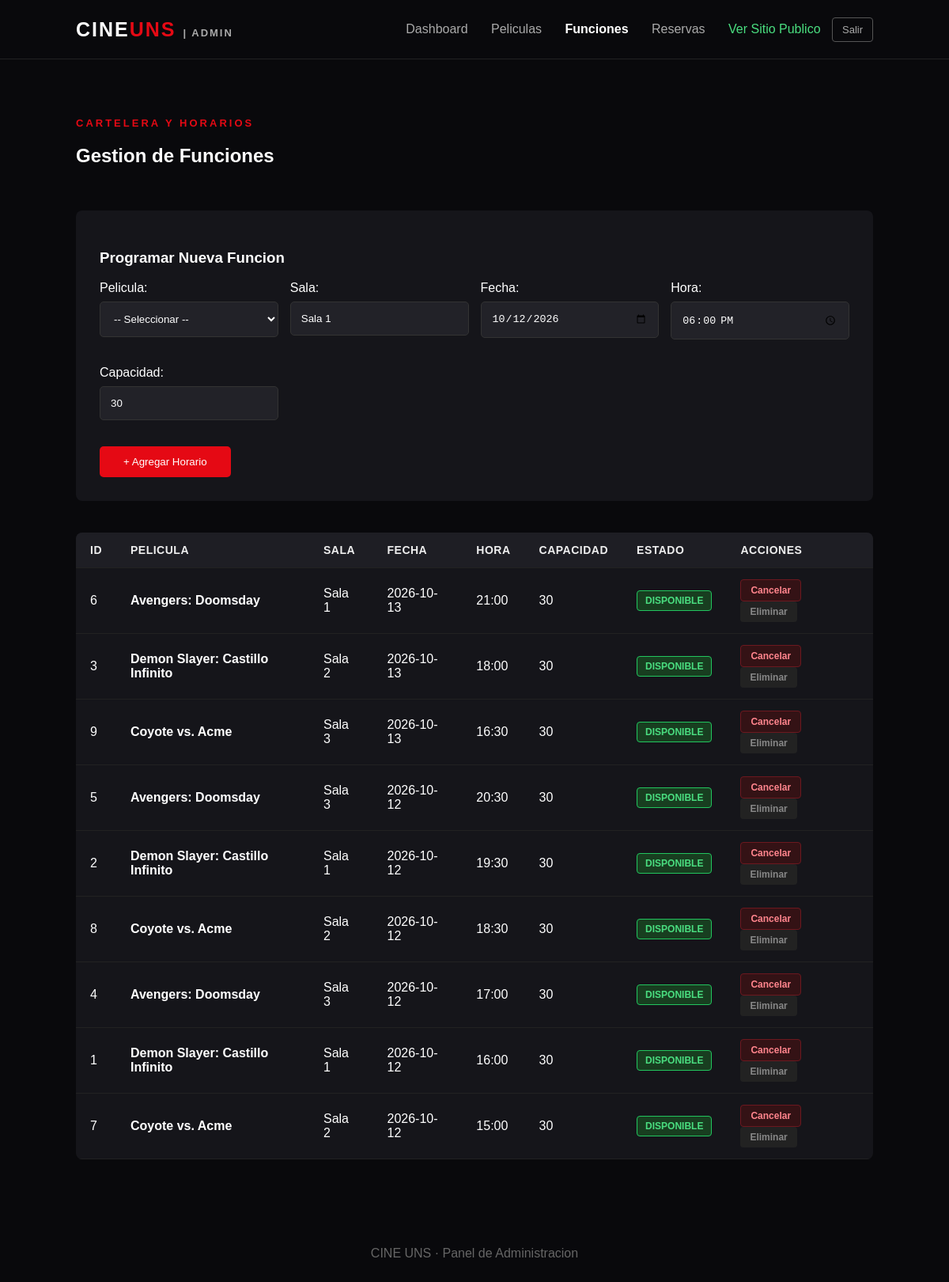
/admin/funciones.php (signed in), run on the app's committed database.
### tables this page shows
CREATE TABLE `funciones` (
  `id` INT AUTO_INCREMENT PRIMARY KEY,
  `pelicula_id` INT NOT NULL,
  `sala` VARCHAR(50) NOT NULL DEFAULT 'Sala 1',
  `fecha` DATE NOT NULL,
  `hora` TIME NOT NULL,
  `capacidad` INT NOT NULL DEFAULT 30,
  `estado` ENUM('disponible', 'agotada', 'cancelada') NOT NULL DEFAULT 'disponible',
  `creado_en` TIMESTAMP DEFAULT CURRENT_TIMESTAMP,
  FOREIGN KEY (`pelicula_id`) REFERENCES `peliculas`(`id`) ON UPDATE CASCADE ON DELETE RESTRICT
);

CREATE TABLE `peliculas` (
  `id` INT AUTO_INCREMENT PRIMARY KEY,
  `titulo` VARCHAR(150) NOT NULL,
  `sinopsis` TEXT DEFAULT NULL,
  `genero` VARCHAR(80) NOT NULL,
  `duracion` VARCHAR(50) NOT NULL,
  `precio` DECIMAL(10,2) NOT NULL,
  `imagen` VARCHAR(255) NOT NULL,
  `trailer` VARCHAR(255) DEFAULT NULL,
  `estado` ENUM('activa', 'inactiva') NOT NULL DEFAULT 'activa',
  `creado_en` TIMESTAMP DEFAULT CURRENT_TIMESTAMP
);

### config/Conexion.php (called while the page is built)
<?php
class Conexion
{
    private static $host = "localhost";
    private static $db   = "cine_db";
    private static $user = "root";
    private static $pass = "";
    private static $charset = "utf8mb4";
    private static $pdo = null;
    public static function conectar()
    {
        if (self::$pdo === null) {
            $dsn = "mysql:host=" . self::$host . ";dbname=" . self::$db . ";charset=" . self::$charset;
            $opciones = [
                PDO::ATTR_ERRMODE            => PDO::ERRMODE_EXCEPTION,
                PDO::ATTR_DEFAULT_FETCH_MODE => PDO::FETCH_ASSOC,
                PDO::ATTR_EMULATE_PREPARES   => false,
            ];
            try {
                self::$pdo = new PDO($dsn, self::$user, self::$pass, $opciones);
            } catch (PDOException $e) {
                error_log("Error de conexion a la base de datos: " . $e->getMessage());
                die("Error en el sistema: No se pudo establecer la conexion con la base de datos. Por favor, intente mas tarde.");
            }
        }
        return self::$pdo;
    }
}

### clases/Funcion.php (called while the page is built, shortened)
<?php
require_once __DIR__ . '/../config/Conexion.php';
class Funcion
{
    private $db;
    public function __construct()
    {
        $this->db = Conexion::conectar();
    }
    public function obtenerTodas()
    {
        $sql = "SELECT f.*, p.titulo AS pelicula_titulo
                FROM funciones f
                INNER JOIN peliculas p ON f.pelicula_id = p.id
                ORDER BY f.fecha DESC, f.hora DESC";
        $stmt = $this->db->query($sql);
        return $stmt->fetchAll();
    }
}

### funciones.php (called while the page is built, shortened)
<?php
require_once __DIR__ . '/config/Conexion.php';
require_once __DIR__ . '/clases/Usuario.php';
require_once __DIR__ . '/clases/Funcion.php';
function e($texto)
{
    return htmlspecialchars((string)$texto, ENT_QUOTES, 'UTF-8');
}
function csrf_token()
{
    return $_SESSION['csrf_token'];
}

### admin/funciones.php (the view, shortened to what this page needs)
<?php
require_once __DIR__ . '/../funciones.php';
$funcionModel = new Funcion();
$funciones = $funcionModel->obtenerTodas();
include __DIR__ . "/../includes/admin_header.php";
?>
<section class="seccion">
    <div class="titulo">
        <div>
            <p class="rojo">CARTELERA Y HORARIOS</p>
            <h2>Gestion de Funciones</h2>
        </div>
    </div>
    <div class="formulario" style="margin-bottom: 40px;">
        <h3>Programar Nueva Funcion</h3>
        <form method="POST" action="funciones.php" style="margin-top: 15px;">
            <div style="display: grid; grid-template-columns: repeat(auto-fit, minmax(200px, 1fr)); gap: 15px;">
                <div>
                    <label>Pelicula:</label>
                    <select name="pelicula_id" required>
                        <option value="">-- Seleccionar --</option>
                    </select>
                </div>
                <div>
                    <label>Sala:</label>
                    <input type="text" name="sala" value="Sala 1" required placeholder="Ej. Sala 1, Sala 2">
                </div>
                <div>
                    <label>Fecha:</label>
                    <input type="date" name="fecha" value="<?= date('Y-m-d') ?>" required>
                </div>
                <div>
                    <label>Hora:</label>
                    <input type="time" name="hora" value="18:00" required>
                </div>
                <div>
                    <label>Capacidad:</label>
                    <input type="number" name="capacidad" value="30" min="1" max="100" required>
                </div>
            </div>
            <button type="submit" class="boton" style="margin-top: 15px; width: auto; padding: 12px 30px;">
                + Agregar Horario
            </button>
        </form>
    </div>
    <div class="tabla-responsive">
        <table class="tabla">
            <thead>
                <tr>
                    <th>ID</th>
                    <th>Pelicula</th>
                    <th>Sala</th>
                    <th>Fecha</th>
                    <th>Hora</th>
                    <th>Capacidad</th>
                    <th>Estado</th>
                    <th>Acciones</th>
                </tr>
            </thead>
            <tbody>
                <?php if (empty($funciones)): ?>
                    <tr>
                        <td colspan="8" style="text-align: center; color: #888;">No hay funciones registradas.</td>
                    </tr>
                <?php else: ?>
                    <?php foreach ($funciones as $f): ?>
                        <tr>
                            <td><?= (int)$f['id'] ?></td>
                            <td><strong><?= e($f['pelicula_titulo']) ?></strong></td>
                            <td><?= e($f['sala']) ?></td>
                            <td><?= e($f['fecha']) ?></td>
                            <td><?= substr(e($f['hora']), 0, 5) ?></td>
                            <td><?= (int)$f['capacidad'] ?></td>
                            <td>
                                <span class="badge badge-<?= e($f['estado']) ?>">
                                    <?= ucfirst(e($f['estado'])) ?>
                                </span>
                            </td>
                            <td>
                                <?php if ($f['estado'] === 'disponible'): ?>
                                    <a href="funciones.php?accion=cancelada&id=<?= (int)$f['id'] ?>&token=<?= csrf_token() ?>" class="btn-accion btn-accion-estado">Cancelar</a>
                                <?php else: ?>
                                    <a href="funciones.php?accion=disponible&id=<?= (int)$f['id'] ?>&token=<?= csrf_token() ?>" class="btn-accion" style="background:#183e20; color:#4ade80;">Habilitar</a>
                                <?php endif; ?>
                                <a href="funciones.php?accion=eliminar&id=<?= (int)$f['id'] ?>&token=<?= csrf_token() ?>" class="btn-accion" style="background:#222; color:#888;" onclick="return confirm('¿Desea eliminar este horario?');">Eliminar</a>
                            </td>
                        </tr>
                    <?php endforeach; ?>
                <?php endif; ?>
            </tbody>
        </table>
    </div>
</section>
<?php include __DIR__ . "/../includes/admin_footer.php"; ?>

### assets/css/estilos.css (style rules this page uses)
* { box-sizing: border-box; }
body { margin: 0; background: #09090c; color: white; font-family: Arial, sans-serif; }
.rojo { color: #e50914; font-weight: bold; letter-spacing: 3px; font-size: 13px; }
.boton { display: inline-block; padding: 12px 20px; background: #e50914; color: white; text-decoration: none; border-radius: 5px; border: none; cursor: pointer; }
.seccion { padding: 60px 8%; }
.titulo { display: flex; justify-content: space-between; align-items: center; margin-bottom: 35px; }
.formulario { background: #15151a; padding: 30px; border-radius: 8px; }
.formulario input, .formulario select, .formulario textarea { width: 100%; padding: 13px; margin: 8px 0 18px; background: #222228; border: 1px solid #333; color: white; border-radius: 5px; }
.formulario button { width: 100%; padding: 13px; background: #e50914; color: white; border: 0; border-radius: 5px; cursor: pointer; }
.tabla-responsive { width: 100%; overflow-x: auto; margin: 20px 0; }
.tabla { width: 100%; border-collapse: collapse; background: #15151a; border-radius: 8px; overflow: hidden; }
.tabla th, .tabla td { padding: 14px 18px; text-align: left; border-bottom: 1px solid #222; }
.tabla th { background: #1e1e24; color: #eee; font-weight: 600; font-size: 14px; text-transform: uppercase; letter-spacing: 0.5px; }
.badge { display: inline-block; padding: 5px 10px; border-radius: 4px; font-size: 12px; font-weight: bold; text-transform: uppercase; }
.badge-activa, .badge-disponible, .badge-confirmada, .badge-activo { background: #183e20; color: #4ade80; border: 1px solid #22c55e; }
.btn-accion { padding: 6px 12px; border-radius: 4px; text-decoration: none; font-size: 12px; font-weight: bold; display: inline-block; margin-right: 5px; }
.btn-accion-estado { background: #341215; color: #ff858d; border: 1px solid #6c181f; }

### data on the page
funciones: id "6", pelicula.titulo "Avengers: Doomsday", sala "Sala 1", fecha "2026-10-13", hora "21:00", capacidad "30", estado "DISPONIBLE"
funciones: id "3", pelicula.titulo "Demon Slayer: Castillo Infinito", sala "Sala 2", fecha "2026-10-13", hora "18:00", capacidad "30", estado "DISPONIBLE"
funciones: id "9", pelicula.titulo "Coyote vs. Acme", sala "Sala 3", fecha "2026-10-13", hora "16:30", capacidad "30", estado "DISPONIBLE"
funciones: id "5", pelicula.titulo "Avengers: Doomsday", sala "Sala 3", fecha "2026-10-12", hora "20:30", capacidad "30", estado "DISPONIBLE"
funciones: id "2", pelicula.titulo "Demon Slayer: Castillo Infinito", sala "Sala 1", fecha "2026-10-12", hora "19:30", capacidad "30", estado "DISPONIBLE"
funciones: id "8", pelicula.titulo "Coyote vs. Acme", sala "Sala 2", fecha "2026-10-12", hora "18:30", capacidad "30", estado "DISPONIBLE"
funciones: id "4", pelicula.titulo "Avengers: Doomsday", sala "Sala 3", fecha "2026-10-12", hora "17:00", capacidad "30", estado "DISPONIBLE"
funciones: id "1", pelicula.titulo "Demon Slayer: Castillo Infinito", sala "Sala 1", fecha "2026-10-12", hora "16:00", capacidad "30", estado "DISPONIBLE"
funciones: id "7", pelicula.titulo "Coyote vs. Acme", sala "Sala 2", fecha "2026-10-12", hora "15:00", capacidad "30", estado "DISPONIBLE"
